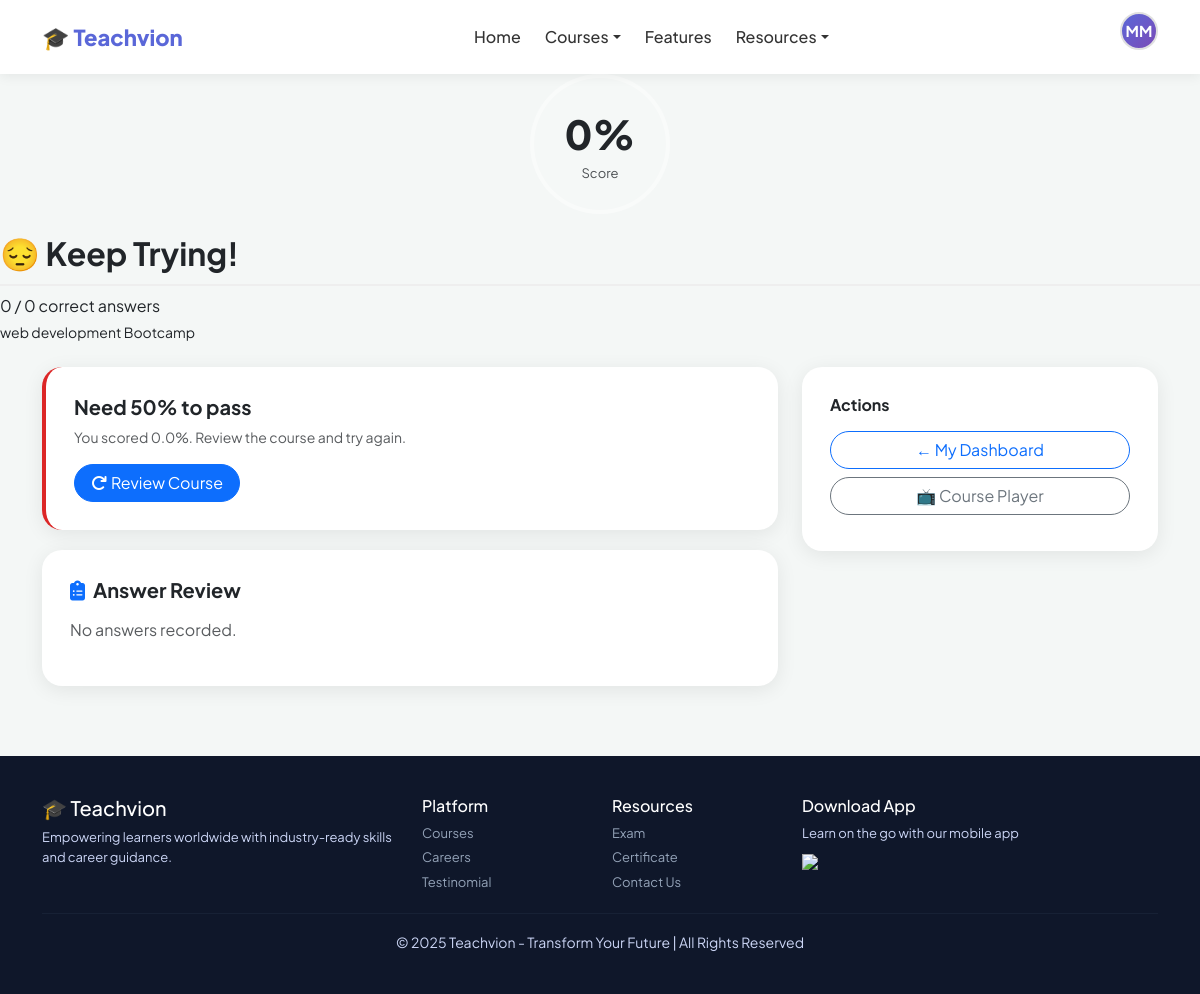
Screenshot of /exam/result/1/ (signed in) with the database file from the repository.
### accounts/models.py (models this page shows, shortened)
class CustomUser(AbstractUser):
    ROLE_CHOICES = [
        ('student', 'Student'),
        ('trainer', 'Trainer'),
        ('admin', 'Admin'),
    ]
    email = models.EmailField(unique=True)
    role = models.CharField(max_length=10, choices=ROLE_CHOICES, default='student')
    phone = models.CharField(max_length=15, blank=True)
    profile_pic = models.ImageField(upload_to='profiles/', blank=True, null=True)
    bio = models.TextField(blank=True)
    created_at = models.DateTimeField(auto_now_add=True)
    USERNAME_FIELD = 'email'
    REQUIRED_FIELDS = ['username', 'first_name', 'last_name']
    def get_dashboard_url(self):
        urls = {
            'student': '/dashboard/student/',
            'trainer': '/dashboard/trainer/',
            'admin':   '/dashboard/admin/',
        }
        return urls.get(self.role, '/')

### exams/models.py (models this page shows, shortened)
class ExamAttempt(models.Model):
    student = models.ForeignKey(
        settings.AUTH_USER_MODEL, on_delete=models.CASCADE, related_name='exam_attempts'
    )
    course = models.ForeignKey(Course, on_delete=models.CASCADE, related_name='exam_attempts')
    score = models.PositiveIntegerField(default=0)
    total_questions = models.PositiveIntegerField(default=0)
    percentage = models.FloatField(default=0.0)
    passed = models.BooleanField(default=False)          # >= 50%
    eligible_for_partner = models.BooleanField(default=False)  # >= 70%
    attempted_at = models.DateTimeField(auto_now_add=True)

### courses/models.py (models this page shows, shortened)
class Course(models.Model):
    CATEGORY_CHOICES = [
        ('web', 'Web Development'),
        ('java', 'Java Full Stack'),
        ('python', 'Python Full Stack'),
        ('data', 'Data Analytics'),
        ('ai', 'AI/ML'),
        ('accounting', 'Accounting & Finance'),
        ('business', 'Business Management'),
        ('diet', 'Diet & Nutrition'),
        ('computer_science', 'Computer Science'),
    ]
    trainer = models.ForeignKey(
        settings.AUTH_USER_MODEL,
        on_delete=models.SET_NULL,
        null=True, blank=True,
        related_name='courses_taught',
        limit_choices_to={'role': 'trainer'}
    )
    title = models.CharField(max_length=200)
    description = models.TextField()
    category = models.CharField(max_length=20, choices=CATEGORY_CHOICES)
    price = models.DecimalField(max_digits=10, decimal_places=2)
    thumbnail = models.ImageField(upload_to='course_thumbnails/', blank=True, null=True)
    badge = models.CharField(max_length=50, blank=True)
    is_active = models.BooleanField(default=True)
    created_at = models.DateTimeField(auto_now_add=True)
    updated_at = models.DateTimeField(auto_now=True)

### exams/views.py (the view, shortened to what this page needs)
# urls.py: path('exam/result/<int:attempt_id>/', views.exam_result_view, name='exam_result'),
@login_required
def exam_result_view(request, attempt_id):
    attempt = get_object_or_404(ExamAttempt, id=attempt_id, student=request.user)
    course = attempt.course
    certificate = None
    if attempt.passed:
        certificate, _ = Certificate.objects.get_or_create(
            student=request.user,
            course=course,
            defaults={'exam_attempt': attempt}
        )
    partner_companies = []
    return render(request, 'exam_result.html', {
        'attempt': attempt,
        'course': course,
        'certificate': certificate,
        'partner_companies': partner_companies,
        'answers': attempt.answers.select_related('question').all(),
    })

### exams/templates/exam_result.html (shortened to what this page needs)
{% extends 'base.html' %}
{% load course_extras %}
{% block content %}
<div class="result-hero">
  <div class="score-circle">
    <div class="score-num">{{ attempt.percentage|floatformat:0 }}%</div>
    <div class="score-label">Score</div>
  </div>
  <h2 class="fw-bold">{% if attempt.passed %}🎉 Congratulations!{% else %}😔 Keep Trying!{% endif %}</h2>
  <p class="opacity-85 mb-1">{{ attempt.score }} / {{ attempt.total_questions }} correct answers</p>
  <p class="opacity-70" style="font-size:14px;">{{ course.title }}</p>
</div>
<div class="container my-4">
  <div class="row g-4">
    <div class="col-lg-8">
      {% if certificate %}
      <div class="result-card" style="border-left:4px solid #2d6a4f;">
        <h5 class="fw-bold mb-3"><i class="fas fa-certificate me-2 text-success"></i>Your Certificate</h5>
        <p class="text-muted" style="font-size:14px;">Certificate No: <strong>{{ certificate.certificate_number }}</strong> | Issued: {{ certificate.issued_at|date:"d M Y" }}</p>
        <div class="d-flex gap-2 flex-wrap">
          <a href="{% url 'certificate_detail' certificate.id %}" class="btn btn-success rounded-pill px-3">
            <i class="fas fa-eye me-1"></i>View Certificate
          </a>
          <a href="{% url 'certificate_pdf' certificate.id %}" class="btn btn-outline-danger rounded-pill px-3">
            <i class="fas fa-file-pdf me-1"></i>Download PDF
          </a>
          <a href="{% url 'certificate_delivery' certificate.id %}" class="btn btn-outline-primary rounded-pill px-3">
            <i class="fas fa-truck me-1"></i>Choose Delivery
          </a>
        </div>
      </div>
      {% elif not attempt.passed %}
      <div class="result-card" style="border-left:4px solid #dc2626;">
        <h5 class="fw-bold mb-2">Need 50% to pass</h5>
        <p class="text-muted" style="font-size:14px;">You scored {{ attempt.percentage|floatformat:1 }}%. Review the course and try again.</p>
        <a href="{% url 'course_player' course.id %}" class="btn btn-primary rounded-pill px-3">
          <i class="fas fa-redo me-1"></i>Review Course
        </a>
      </div>
      {% endif %}
      <div class="result-card">
        <h5 class="fw-bold mb-3"><i class="fas fa-clipboard-list me-2 text-primary"></i>Answer Review</h5>
        {% for ans in answers %}
        <div class="answer-item">
          <div class="fw-semibold mb-1">{{ forloop.counter }}. {{ ans.question.text }}</div>
          <div class="{% if ans.is_correct %}answer-correct{% else %}answer-wrong{% endif %}">
            {% if ans.is_correct %}<i class="fas fa-check-circle me-1"></i>{% else %}<i class="fas fa-times-circle me-1"></i>{% endif %}
            Your answer: {{ ans.question.get_options|get_item:ans.selected_option|default:"Not answered" }}
          </div>
          {% if not ans.is_correct %}
          <div class="answer-correct" style="font-size:13px;">
            <i class="fas fa-lightbulb me-1"></i>Correct: {{ ans.question.get_options|get_item:ans.question.correct_option }}
          </div>
          {% endif %}
        </div>
        {% empty %}
        <p class="text-muted">No answers recorded.</p>
        {% endfor %}
      </div>
    </div>
    <div class="col-lg-4">
      <div class="result-card">
        <h6 class="fw-bold mb-3">Actions</h6>
        <a href="{% url 'student_dashboard' %}" class="btn w-100 btn-outline-primary rounded-pill mb-2">← My Dashboard</a>
        <a href="{% url 'course_player' course.id %}" class="btn w-100 btn-outline-secondary rounded-pill mb-2">📺 Course Player</a>
      </div>
    </div>
  </div>
</div>
{% endblock %}

### courses/templates/base.html (shortened to what this page needs)
{% load static %}
<!DOCTYPE html>
<html lang="en">
<head>
  <link rel="stylesheet" href="{% static 'css/style.css' %}">
  <link href="https://cdn.jsdelivr.net/npm/bootstrap@5.3.0/dist/css/bootstrap.min.css" rel="stylesheet">
  <link rel="stylesheet" href="https://cdnjs.cloudflare.com/ajax/libs/font-awesome/6.4.0/css/all.min.css">
</head>
<body>
<nav class="navbar navbar-expand-lg">
  <div class="container">
    <a class="logo" href="{% url 'index' %}">🎓 Teachvion</a>
    <div class="collapse navbar-collapse justify-content-center" id="navbarMain">
      <ul class="navbar-nav">
        <li class="nav-item"><a class="nav-link" href="{% url 'index' %}">Home</a></li>
        <li class="nav-item dropdown">
          <a class="nav-link dropdown-toggle" href="#" data-bs-toggle="dropdown">Courses</a>
        </li>
        <li class="nav-item"><a class="nav-link" href="#Features">Features</a></li>
        <li class="nav-item dropdown">
          <a class="nav-link dropdown-toggle" href="#" data-bs-toggle="dropdown">Resources</a>
        </li>
      </ul>
    </div>
    <div class="d-flex align-items-center gap-2">
      {% if user.is_authenticated %}
        <div class="dropdown profile-dropdown">
          <div class="profile-avatar dropdown-toggle" data-bs-toggle="dropdown">
            {% if user.profile_pic %}
              <img src="{{ user.profile_pic.url }}" alt="Profile">
            {% else %}
              {{ user.first_name|first|upper }}{{ user.last_name|first|upper }}
            {% endif %}
          </div>
        </div>
      {% else %}
        <a href="{% url 'login' %}" class="btn btn-login">Log in</a>
        <a href="{% url 'register' %}" class="btn btn-signup">Sign up</a>
      {% endif %}
    </div>
  </div>
</nav>
{% block content %}{% endblock %}
<footer class="footer">
  <div class="container">
    <div class="row">
      <div class="col-md-4">
        <h5>🎓 Teachvion</h5>
        <p>Empowering learners worldwide with industry-ready skills and career guidance.</p>
      </div>
      <div class="col-md-2">
        <h6>Platform</h6>
        <p><a href="{% url 'index' %}#courses">Courses</a></p>
        <p><a href="{% url 'index' %}#jobs">Careers</a></p>
        <p><a href="{% url 'index' %}#testinomial">Testinomial</a></p>
      </div>
      <div class="col-md-2">
        <h6>Resources</h6>
        <p><a href="{% url 'exam' %}">Exam</a></p>
        <p><a href="{% url 'certificate' %}">Certificate</a></p>
        <p><a href="#contact">Contact Us</a></p>
      </div>
      <div class="col-md-4">
        <h6>Download App</h6>
        <p>Learn on the go with our mobile app</p>
        <img src="https://upload.wikimedia.org/wikipedia/commons/7/78/Google_Play_Store_badge_EN.svg" width="130">
      </div>
    </div>
    <hr>
    <div class="text-center">
      <small>© 2025 Teachvion - Transform Your Future | All Rights Reserved</small>
    </div>
  </div>
</footer>
</body>
</html>

### static/css/style.css (style rules this page uses)
:root { --primary: #5a67d8; --primary-dark: #4c56c0; --accent: #7b4bb7; --success: #2d6a4f; --bg: #f4f7f6; --text: #1a1a2e; }
* { font-family: 'Plus Jakarta Sans', 'Segoe UI', sans-serif; box-sizing: border-box; }
body { background: var(--bg); margin: 0; color: var(--text); }
.navbar { background: white; padding: 12px 0; box-shadow: 0 2px 12px rgba(0, 0, 0, 0.07); position: sticky; top: 0; z-index: 1000; }
.logo { font-size: 22px; font-weight: 800; color: var(--primary); text-decoration: none; }
.nav-link { color: #333 !important; font-weight: 500; margin: 0 4px; transition: color 0.2s; }
.footer { background: #0f172a; color: #cbd5f5; padding: 40px 0; margin-top: 50px; }
.footer h5, .footer h6 { color: white; }
.footer p { font-size: 13px; margin: 5px 0; }
.footer a { color: #94a3b8; text-decoration: none; font-size: 13px; }
.footer hr { border-color: #334155; }
.profile-avatar { width: 38px; height: 38px; border-radius: 50%; background: linear-gradient(135deg, var(--primary), var(--accent)); color: white; font-weight: 700; font-size: 15px; display: flex; align-items: center; justify-content: center; cursor: pointer; border: 2px solid #e0e0e0; }
body { background: url('https://images.unsplash.com/photo-1600585154731-9d8e469e2b01?ixlib=rb-4.0.3&auto=format&fit=crop&w=1350&q=80') no-repeat center center fixed; background-size: cover; }
h2 { color: #006699; font-size: 22px; font-weight: 700; border-bottom: 2px solid #eee; padding-bottom: 12px; margin-bottom: 24px; margin-top: 24px; }
body { background: #f4f7f6; }
.profile-avatar { width: 90px; height: 90px; border-radius: 50%; background: linear-gradient(135deg,#1a5f7a,#2d6a4f); color: white; font-size: 32px; font-weight: 800; display: flex; align-items: center; justify-content: center; margin: 0 auto 12px; position: relative; }
.score-circle { width: 140px; height: 140px; border-radius: 50%; background: rgba(255,255,255,.15); border: 4px solid rgba(255,255,255,.4); display: flex; flex-direction: column; align-items: center; justify-content: center; margin: 0 auto 20px; }
.score-num { font-size: 40px; font-weight: 800; }
.score-label { font-size: 13px; opacity: .8; }
.result-card { background: white; border-radius: 20px; padding: 28px; box-shadow: 0 4px 20px rgba(0,0,0,.08); margin-bottom: 20px; }
body { background: #f4f7fc; }

### courses/templates/base.html (style rules this page uses)
:root { --primary: #5a67d8; --primary-dark: #4c56c0; --accent: #7b4bb7; --success: #2d6a4f; --bg: #f4f7f6; }
* { font-family: 'Plus Jakarta Sans', sans-serif; }
body { background: var(--bg); margin: 0; }
.navbar { background: white; padding: 12px 0; box-shadow: 0 2px 12px rgba(0,0,0,0.07); position: sticky; top: 0; z-index: 1000; }
.logo { font-size: 22px; font-weight: 800; color: var(--primary); text-decoration: none; }
.nav-link { color: #333 !important; font-weight: 500; margin: 0 4px; }
.profile-dropdown .dropdown-toggle::after { display: none; }
.profile-avatar { width: 38px; height: 38px; border-radius: 50%; background: linear-gradient(135deg, var(--primary), var(--accent)); color: white; font-weight: 700; font-size: 15px; display: flex; align-items: center; justify-content: center; cursor: pointer; border: 2px solid #e0e0e0; }
.footer { background: #0f172a; color: #cbd5f5; padding: 40px 0; margin-top: 50px; }
.footer h5, .footer h6 { color: white; }
.footer p, .footer a { font-size: 13px; margin: 5px 0; }
.footer a { color: #94a3b8; text-decoration: none; }
.footer hr { border-color: #334155; }

### rows the page displays
CustomUser: first_name|first "M", last_name|first "M"
ExamAttempt: percentage "0", score "0", total_questions "0", percentage "0.0"
Course: title "web development Bootcamp"
